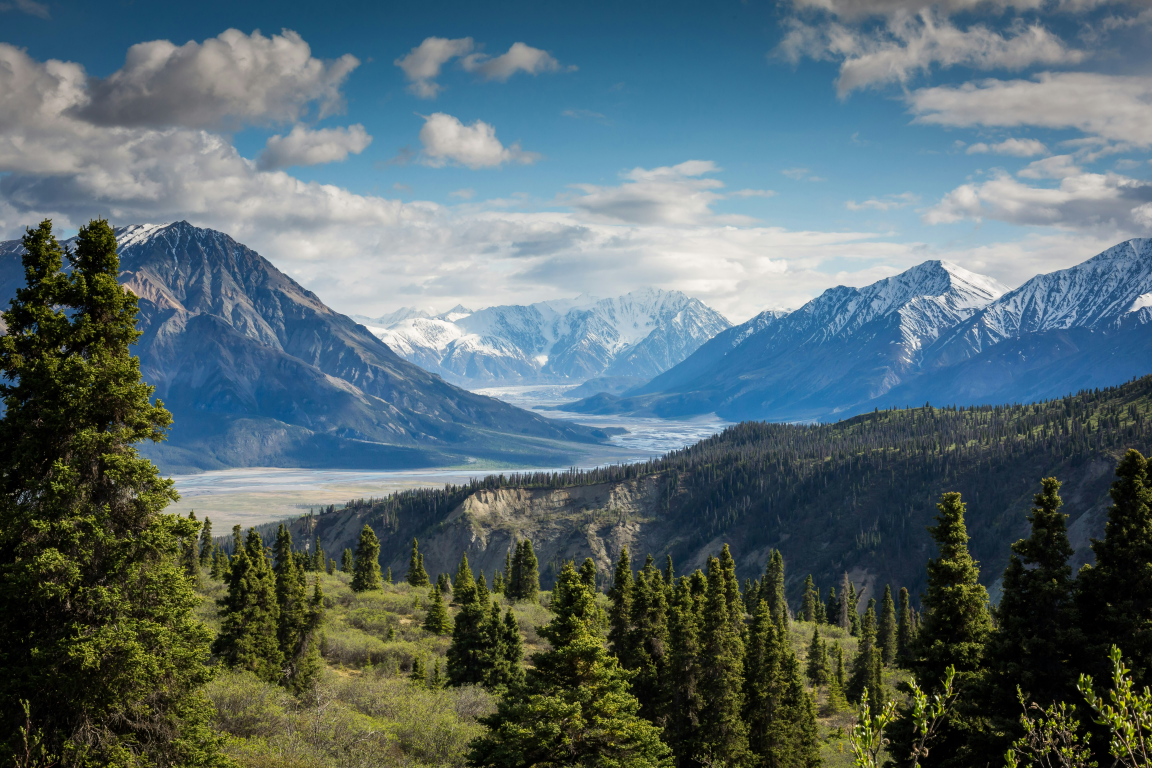
#> input picture img2.jpg, 5760 x 3840 px (shown at 1/5 size)
$ python lab5-6.py
#> lines starting #> are read from the running program, lines starting #| are printed output that depends on the picture
from PIL import Image
from pylab import *

# 1. Загружаем изображение
# Убедись, что файл img2.jpg находится в той же папке
im = array(Image.open("img2.jpg"))
#> im is the input picture: shape (3840, 5760, 3); mean R, G, B 86.6, 104.5, 107.9
imshow(im)

# 2. Определяем координаты точек
x = [100, 100, 400, 400]
y = [200, 500, 200, 500]

# --- Рисуем всё сразу ---

# Красные звездочки во всех четырех точках
# plot(x, y, 'r*', markersize=10)

# Синяя сплошная линия (только между первыми двумя точками)
# plot(x[:2], y[:2], 'b-')

# Зеленая линия с круглыми маркерами (соединяет все точки по порядку)
# Чтобы она не перекрывала черную, сместим её чуть-чуть (необязательно)
# plot([i + 20 for i in x], y, 'go-')

# Черная пунктирная линия с квадратными маркерами
plot([i + 40 for i in x], y, 'ks:')

# 3. Настройка
title('Plotting: "all elements"')
axis('off') # Скрыть оси координат

# 4. Показать результат
show()
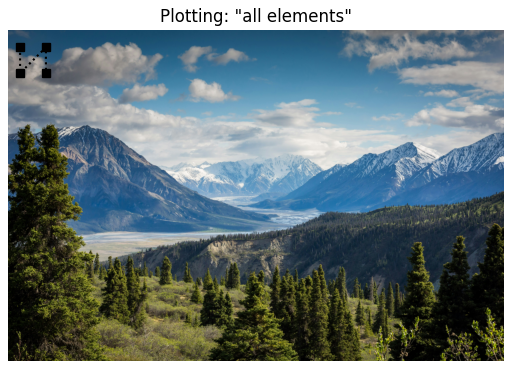
#> figure drawn by matplotlib, 1 panel

$ run again, with img1.jpg copied over img2.jpg
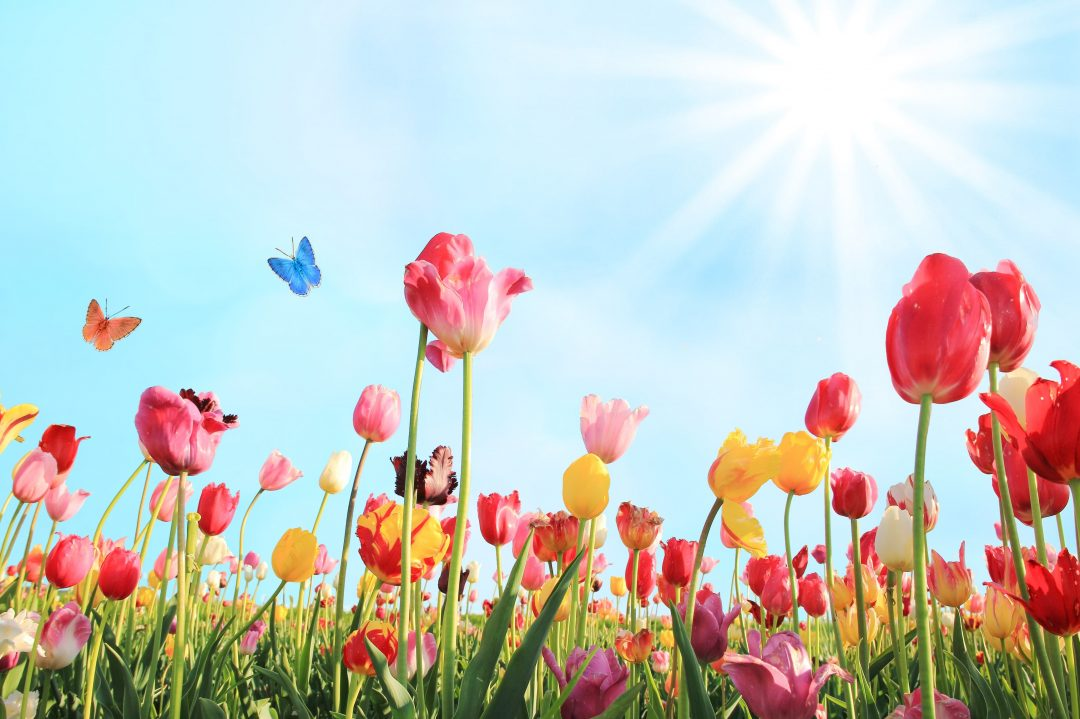
#> input picture img1.jpg, 1080 x 719 px
#> im is the input picture: shape (719, 1080, 3); mean R, G, B 195.6, 198.3, 192
#> `show()`:
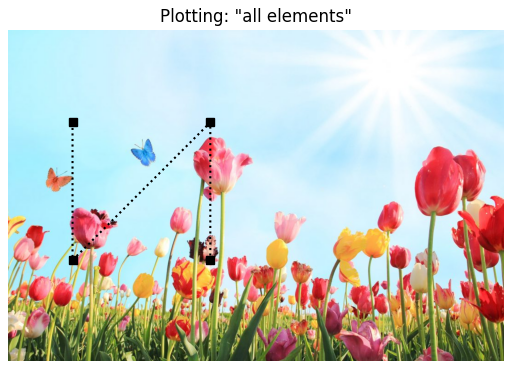
#> figure drawn by matplotlib, 1 panel

$ run again, with img3.jpg copied over img2.jpg
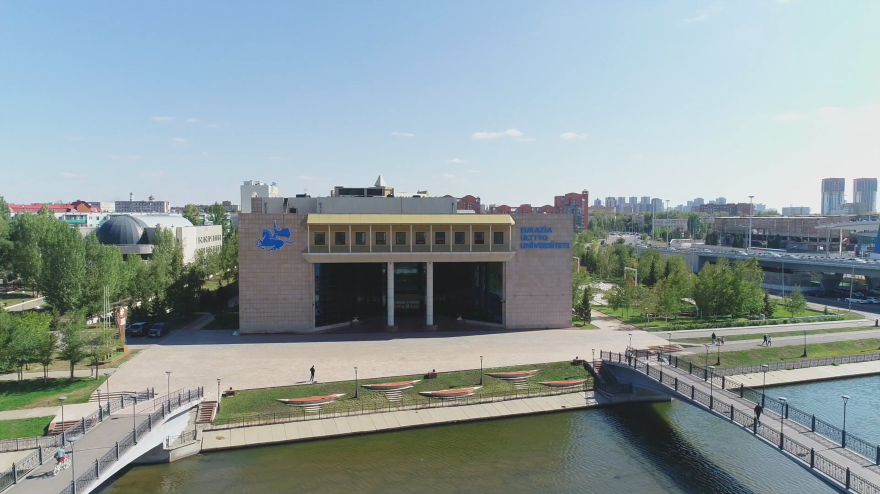
#> input picture img3.jpg, 1760 x 988 px (shown at 1/2 size)
#> im is the input picture: shape (988, 1760, 3); mean R, G, B 141.4, 154.7, 156.3
#> `show()`:
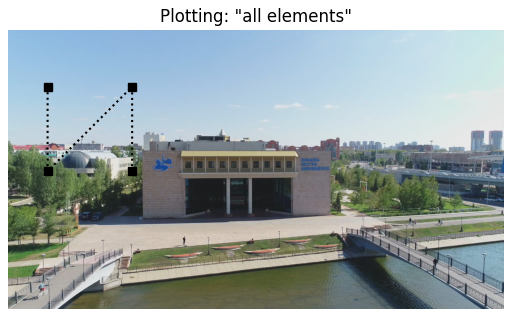
#> figure drawn by matplotlib, 1 panel

$ run again, with lab4-1.jpg copied over img2.jpg
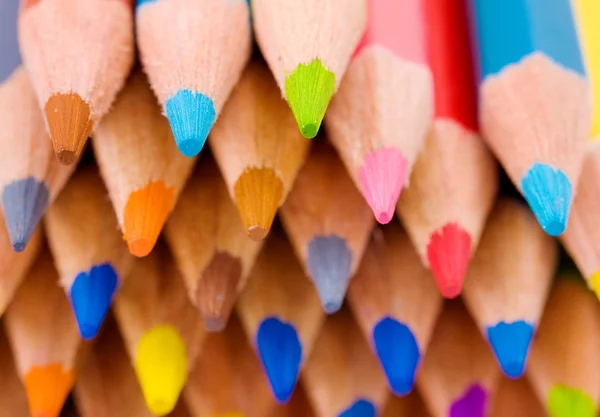
#> input picture lab4-1.jpg, 600 x 417 px
#> im is the input picture: shape (417, 600, 3); mean R, G, B 180.7, 125.3, 96.9
#> `show()`:
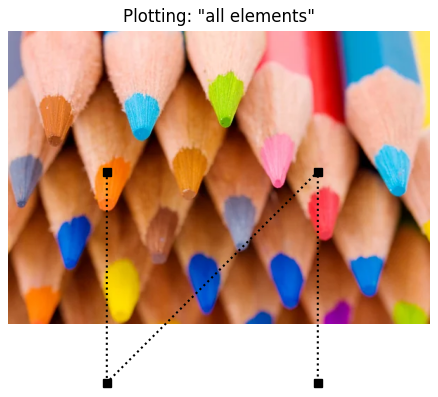
#> figure drawn by matplotlib, 1 panel
